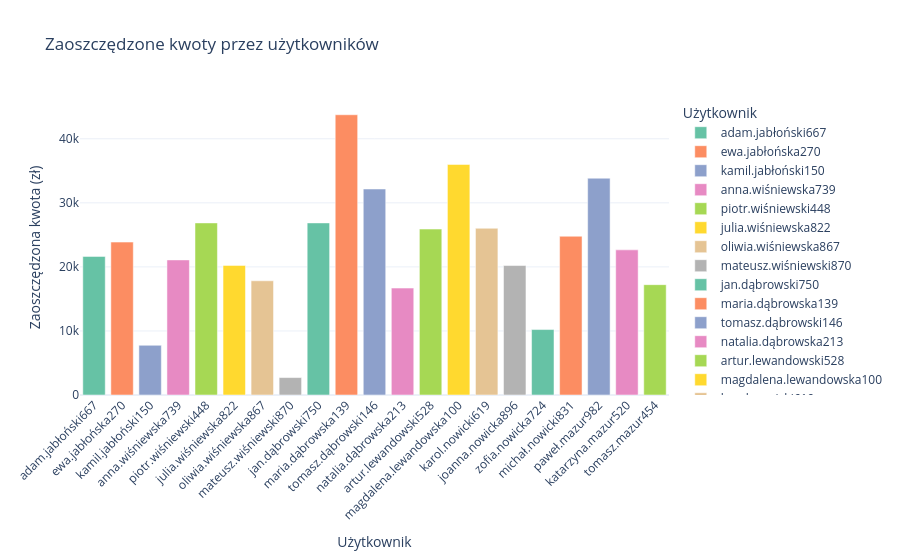

Here is the notebook cell this chart was saved with:
### Code cell
# WYKRES ZAOSZCZĘDZONYCH PIENIĘDZY W 2024 ROKU DLA KAŻDEGO UŻYTKOWNIKA 

import MySQLdb
import pandas as pd
import plotly.express as px

connection = MySQLdb.connect(
    host="localhost",  
    user="root",       
    password="db",     
    database="nowa"    
)

cursor = connection.cursor()

query = """
SELECT nazwa_uzytkownika, zaoszczedzona_kwota
FROM budzet
"""
data = pd.read_sql_query(query, connection)

cursor.close()
connection.close()

print(data)

fig = px.bar(
    data,
    x='nazwa_uzytkownika',            
    y='zaoszczedzona_kwota',           
    title="Zaoszczędzone kwoty przez użytkowników",
    labels={"nazwa_uzytkownika": "Użytkownik", "zaoszczedzona_kwota": "Zaoszczędzona kwota (zł)"},
    color='nazwa_uzytkownika',         
    color_discrete_sequence=px.colors.qualitative.Set2  
)

fig.update_layout(
    xaxis_title="Użytkownik",
    yaxis_title="Zaoszczędzona kwota (zł)",
    xaxis_tickangle=-45,   
    template="plotly_white"  
)

fig.show()

### Figure 1 — Plotly figure (JSON) as saved in the notebook; plotly's stock layout.template omitted (floating-point values rounded to 4 significant figures)
{"data": [{"alignmentgroup": "True", "hovertemplate": "Użytkownik=%{x}<br>Zaoszczędzona kwota (zł)=%{y}<extra></extra>", "legendgroup": "adam.jabłoński667", "marker": {"color": "rgb(102,194,165)", "pattern": {"shape": ""}}, "name": "adam.jabłoński667", "offsetgroup": "adam.jabłoński667", "orientation": "v", "showlegend": true, "textposition": "auto", "type": "bar", "x": ["adam.jabłoński667"], "xaxis": "x", "y": [21638], "yaxis": "y"}, {"alignmentgroup": "True", "hovertemplate": "Użytkownik=%{x}<br>Zaoszczędzona kwota (zł)=%{y}<extra></extra>", "legendgroup": "ewa.jabłońska270", "marker": {"color": "rgb(252,141,98)", "pattern": {"shape": ""}}, "name": "ewa.jabłońska270", "offsetgroup": "ewa.jabłońska270", "orientation": "v", "showlegend": true, "textposition": "auto", "type": "bar", "x": ["ewa.jabłońska270"], "xaxis": "x", "y": [23874], "yaxis": "y"}, {"alignmentgroup": "True", "hovertemplate": "Użytkownik=%{x}<br>Zaoszczędzona kwota (zł)=%{y}<extra></extra>", "legendgroup": "kamil.jabłoński150", "marker": {"color": "rgb(141,160,203)", "pattern": {"shape": ""}}, "name": "kamil.jabłoński150", "offsetgroup": "kamil.jabłoński150", "orientation": "v", "showlegend": true, "textposition": "auto", "type": "bar", "x": ["kamil.jabłoński150"], "xaxis": "x", "y": [7760], "yaxis": "y"}, {"alignmentgroup": "True", "hovertemplate": "Użytkownik=%{x}<br>Zaoszczędzona kwota (zł)=%{y}<extra></extra>", "legendgroup": "anna.wiśniewska739", "marker": {"color": "rgb(231,138,195)", "pattern": {"shape": ""}}, "name": "anna.wiśniewska739", "offsetgroup": "anna.wiśniewska739", "orientation": "v", "showlegend": true, "textposition": "auto", "type": "bar", "x": ["anna.wiśniewska739"], "xaxis": "x", "y": [21089], "yaxis": "y"}, {"alignmentgroup": "True", "hovertemplate": "Użytkownik=%{x}<br>Zaoszczędzona kwota (zł)=%{y}<extra></extra>", "legendgroup": "piotr.wiśniewski448", "marker": {"color": "rgb(166,216,84)", "pattern": {"shape": ""}}, "name": "piotr.wiśniewski448", "offsetgroup": "piotr.wiśniewski448", "orientation": "v", "showlegend": true, "textposition": "auto", "type": "bar", "x": ["piotr.wiśniewski448"], "xaxis": "x", "y": [26867], "yaxis": "y"}, {"alignmentgroup": "True", "hovertemplate": "Użytkownik=%{x}<br>Zaoszczędzona kwota (zł)=%{y}<extra></extra>", "legendgroup": "julia.wiśniewska822", "marker": {"color": "rgb(255,217,47)", "pattern": {"shape": ""}}, "name": "julia.wiśniewska822", "offsetgroup": "julia.wiśniewska822", "orientation": "v", "showlegend": true, "textposition": "auto", "type": "bar", "x": ["julia.wiśniewska822"], "xaxis": "x", "y": [20235], "yaxis": "y"}, {"alignmentgroup": "True", "hovertemplate": "Użytkownik=%{x}<br>Zaoszczędzona kwota (zł)=%{y}<extra></extra>", "legendgroup": "oliwia.wiśniewska867", "marker": {"color": "rgb(229,196,148)", "pattern": {"shape": ""}}, "name": "oliwia.wiśniewska867", "offsetgroup": "oliwia.wiśniewska867", "orientation": "v", "showlegend": true, "textposition": "auto", "type": "bar", "x": ["oliwia.wiśniewska867"], "xaxis": "x", "y": [17830], "yaxis": "y"}, {"alignmentgroup": "True", "hovertemplate": "Użytkownik=%{x}<br>Zaoszczędzona kwota (zł)=%{y}<extra></extra>", "legendgroup": "mateusz.wiśniewski870", "marker": {"color": "rgb(179,179,179)", "pattern": {"shape": ""}}, "name": "mateusz.wiśniewski870", "offsetgroup": "mateusz.wiśniewski870", "orientation": "v", "showlegend": true, "textposition": "auto", "type": "bar", "x": ["mateusz.wiśniewski870"], "xaxis": "x", "y": [2724], "yaxis": "y"}, {"alignmentgroup": "True", "hovertemplate": "Użytkownik=%{x}<br>Zaoszczędzona kwota (zł)=%{y}<extra></extra>", "legendgroup": "jan.dąbrowski750", "marker": {"color": "rgb(102,194,165)", "pattern": {"shape": ""}}, "name": "jan.dąbrowski750", "offsetgroup": "jan.dąbrowski750", "orientation": "v", "showlegend": true, "textposition": "auto", "type": "bar", "x": ["jan.dąbrowski750"], "xaxis": "x", "y": [26867], "yaxis": "y"}, {"alignmentgroup": "True", "hovertemplate": "Użytkownik=%{x}<br>Zaoszczędzona kwota (zł)=%{y}<extra></extra>", "legendgroup": "maria.dąbrowska139", "marker": {"color": "rgb(252,141,98)", "pattern": {"shape": ""}}, "name": "maria.dąbrowska139", "offsetgroup": "maria.dąbrowska139", "orientation": "v", "showlegend": true, "textposition": "auto", "type": "bar", "x": ["maria.dąbrowska139"], "xaxis": "x", "y": [43752], "yaxis": "y"}, {"alignmentgroup": "True", "hovertemplate": "Użytkownik=%{x}<br>Zaoszczędzona kwota (zł)=%{y}<extra></extra>", "legendgroup": "tomasz.dąbrowski146", "marker": {"color": "rgb(141,160,203)", "pattern": {"shape": ""}}, "name": "tomasz.dąbrowski146", "offsetgroup": "tomasz.dąbrowski146", "orientation": "v", "showlegend": true, "textposition": "auto", "type": "bar", "x": ["tomasz.dąbrowski146"], "xaxis": "x", "y": [32159], "yaxis": "y"}, {"alignmentgroup": "True", "hovertemplate": "Użytkownik=%{x}<br>Zaoszczędzona kwota (zł)=%{y}<extra></extra>", "legendgroup": "natalia.dąbrowska213", "marker": {"color": "rgb(231,138,195)", "pattern": {"shape": ""}}, "name": "natalia.dąbrowska213", "offsetgroup": "natalia.dąbrowska213", "orientation": "v", "showlegend": true, "textposition": "auto", "type": "bar", "x": ["natalia.dąbrowska213"], "xaxis": "x", "y": [16694], "yaxis": "y"}, {"alignmentgroup": "True", "hovertemplate": "Użytkownik=%{x}<br>Zaoszczędzona kwota (zł)=%{y}<extra></extra>", "legendgroup": "artur.lewandowski528", "marker": {"color": "rgb(166,216,84)", "pattern": {"shape": ""}}, "name": "artur.lewandowski528", "offsetgroup": "artur.lewandowski528", "orientation": "v", "showlegend": true, "textposition": "auto", "type": "bar", "x": ["artur.lewandowski528"], "xaxis": "x", "y": [25905], "yaxis": "y"}, {"alignmentgroup": "True", "hovertemplate": "Użytkownik=%{x}<br>Zaoszczędzona kwota (zł)=%{y}<extra></extra>", "legendgroup": "magdalena.lewandowska100", "marker": {"color": "rgb(255,217,47)", "pattern": {"shape": ""}}, "name": "magdalena.lewandowska100", "offsetgroup": "magdalena.lewandowska100", "orientation": "v", "showlegend": true, "textposition": "auto", "type": "bar", "x": ["magdalena.lewandowska100"], "xaxis": "x", "y": [35995], "yaxis": "y"}, {"alignmentgroup": "True", "hovertemplate": "Użytkownik=%{x}<br>Zaoszczędzona kwota (zł)=%{y}<extra></extra>", "legendgroup": "karol.nowicki619", "marker": {"color": "rgb(229,196,148)", "pattern": {"shape": ""}}, "name": "karol.nowicki619", "offsetgroup": "karol.nowicki619", "orientation": "v", "showlegend": true, "textposition": "auto", "type": "bar", "x": ["karol.nowicki619"], "xaxis": "x", "y": [26032], "yaxis": "y"}, {"alignmentgroup": "True", "hovertemplate": "Użytkownik=%{x}<br>Zaoszczędzona kwota (zł)=%{y}<extra></extra>", "legendgroup": "joanna.nowicka896", "marker": {"color": "rgb(179,179,179)", "pattern": {"shape": ""}}, "name": "joanna.nowicka896", "offsetgroup": "joanna.nowicka896", "orientation": "v", "showlegend": true, "textposition": "auto", "type": "bar", "x": ["joanna.nowicka896"], "xaxis": "x", "y": [20212], "yaxis": "y"}, {"alignmentgroup": "True", "hovertemplate": "Użytkownik=%{x}<br>Zaoszczędzona kwota (zł)=%{y}<extra></extra>", "legendgroup": "zofia.nowicka724", "marker": {"color": "rgb(102,194,165)", "pattern": {"shape": ""}}, "name": "zofia.nowicka724", "offsetgroup": "zofia.nowicka724", "orientation": "v", "showlegend": true, "textposition": "auto", "type": "bar", "x": ["zofia.nowicka724"], "xaxis": "x", "y": [10218], "yaxis": "y"}, {"alignmentgroup": "True", "hovertemplate": "Użytkownik=%{x}<br>Zaoszczędzona kwota (zł)=%{y}<extra></extra>", "legendgroup": "michał.nowicki831", "marker": {"color": "rgb(252,141,98)", "pattern": {"shape": ""}}, "name": "michał.nowicki831", "offsetgroup": "michał.nowicki831", "orientation": "v", "showlegend": true, "textposition": "auto", "type": "bar", "x": ["michał.nowicki831"], "xaxis": "x", "y": [24785], "yaxis": "y"}, {"alignmentgroup": "True", "hovertemplate": "Użytkownik=%{x}<br>Zaoszczędzona kwota (zł)=%{y}<extra></extra>", "legendgroup": "paweł.mazur982", "marker": {"color": "rgb(141,160,203)", "pattern": {"shape": ""}}, "name": "paweł.mazur982", "offsetgroup": "paweł.mazur982", "orientation": "v", "showlegend": true, "textposition": "auto", "type": "bar", "x": ["paweł.mazur982"], "xaxis": "x", "y": [33847], "yaxis": "y"}, {"alignmentgroup": "True", "hovertemplate": "Użytkownik=%{x}<br>Zaoszczędzona kwota (zł)=%{y}<extra></extra>", "legendgroup": "katarzyna.mazur520", "marker": {"color": "rgb(231,138,195)", "pattern": {"shape": ""}}, "name": "katarzyna.mazur520", "offsetgroup": "katarzyna.mazur520", "orientation": "v", "showlegend": true, "textposition": "auto", "type": "bar", "x": ["katarzyna.mazur520"], "xaxis": "x", "y": [22659], "yaxis": "y"}, {"alignmentgroup": "True", "hovertemplate": "Użytkownik=%{x}<br>Zaoszczędzona kwota (zł)=%{y}<extra></extra>", "legendgroup": "tomasz.mazur454", "marker": {"color": "rgb(166,216,84)", "pattern": {"shape": ""}}, "name": "tomasz.mazur454", "offsetgroup": "tomasz.mazur454", "orientation": "v", "showlegend": true, "textposition": "auto", "type": "bar", "x": ["tomasz.mazur454"], "xaxis": "x", "y": [17224], "yaxis": "y"}], "layout": {"barmode": "relative", "legend": {"title": {"text": "Użytkownik"}, "tracegroupgap": 0}, "title": {"text": "Zaoszczędzone kwoty przez użytkowników"}, "xaxis": {"anchor": "y", "categoryarray": ["adam.jabłoński667", "ewa.jabłońska270", "kamil.jabłoński150", "anna.wiśniewska739", "piotr.wiśniewski448", "julia.wiśniewska822", "oliwia.wiśniewska867", "mateusz.wiśniewski870", "jan.dąbrowski750", "maria.dąbrowska139", "tomasz.dąbrowski146", "natalia.dąbrowska213", "artur.lewandowski528", "magdalena.lewandowska100", "karol.nowicki619", "joanna.nowicka896", "zofia.nowicka724", "michał.nowicki831", "paweł.mazur982", "katarzyna.mazur520", "tomasz.mazur454"], "categoryorder": "array", "domain": [0, 1], "tickangle": -45, "title": {"text": "Użytkownik"}}, "yaxis": {"anchor": "x", "domain": [0, 1], "title": {"text": "Zaoszczędzona kwota (zł)"}}}}
